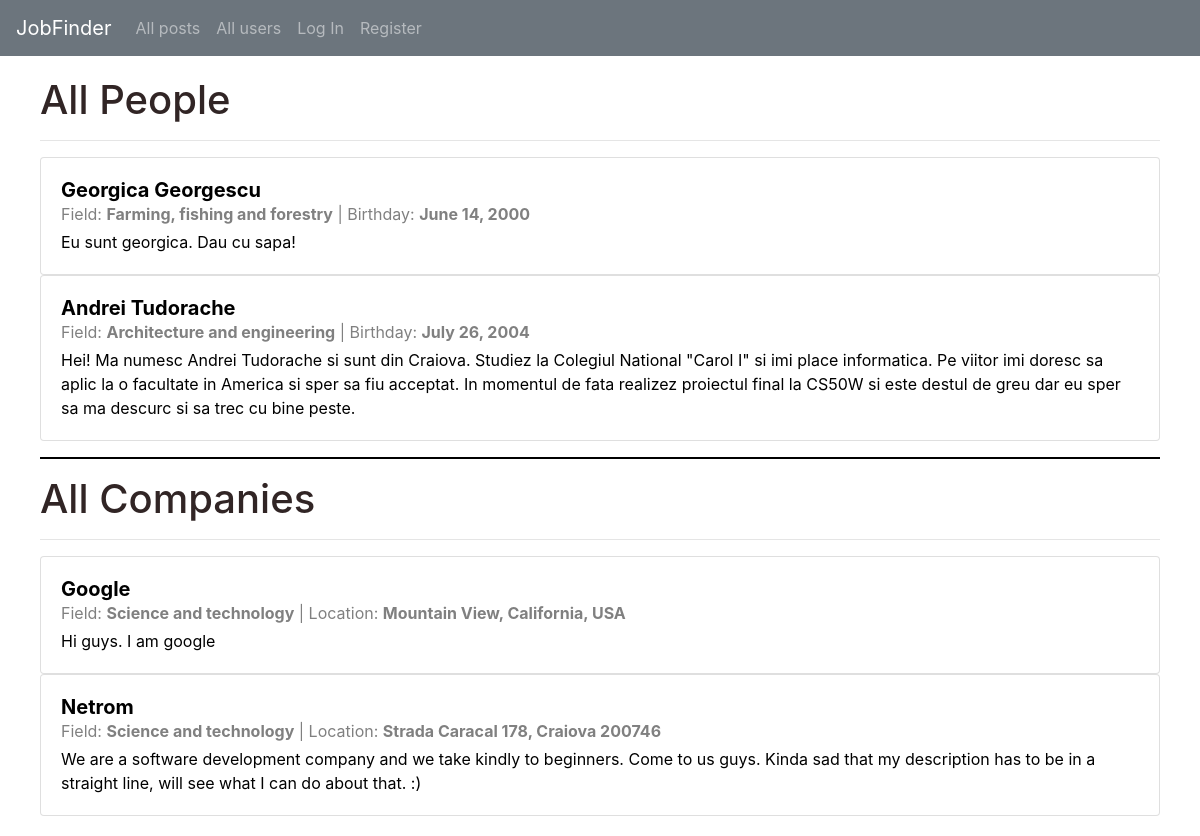
Page /users/all on the earlier database version.
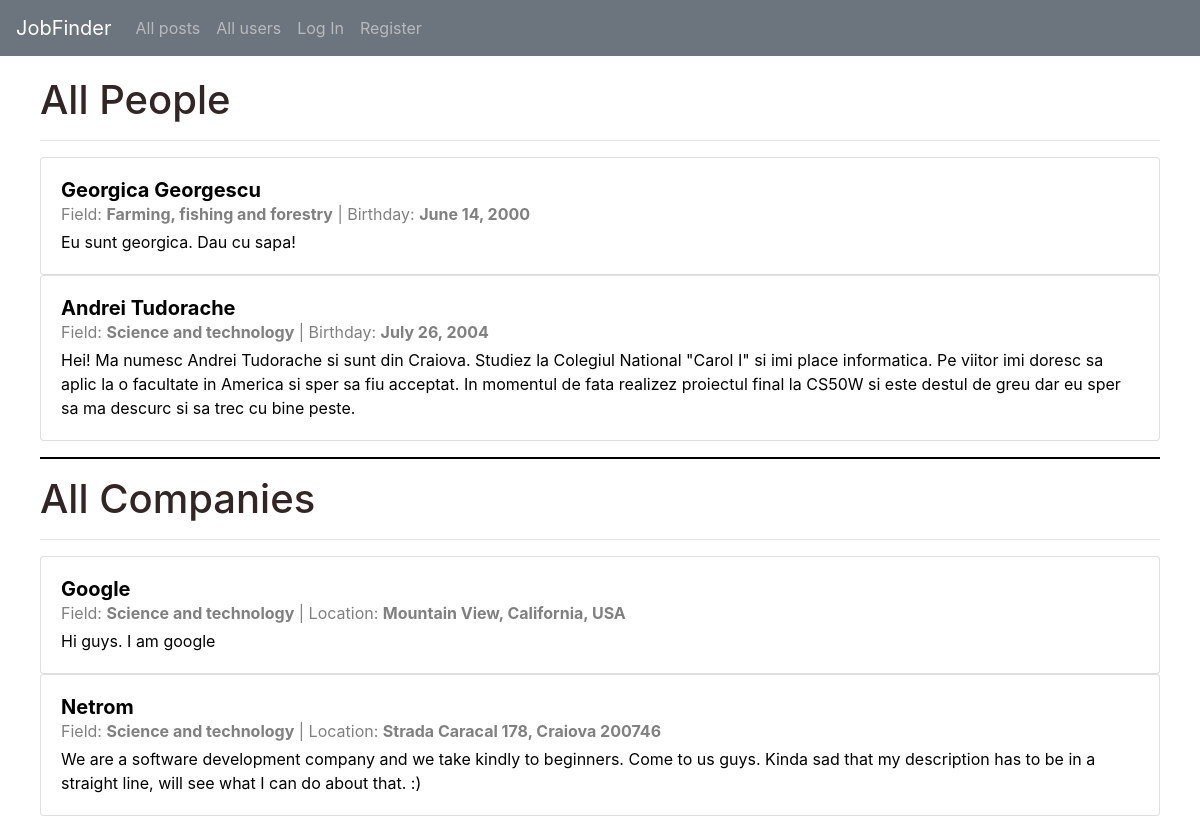
Same page on the later database version.
### JobFinderApp/models.py (models this page shows)
class User(AbstractUser):
    description = models.CharField(max_length=500, blank=True, null=True)
    birth_date = models.DateField(blank=True, null=True)
    field = models.CharField(max_length=500, blank=True, null=True)
    is_company = models.BooleanField(default=False)
    location = models.CharField(max_length=100, blank=True, null=True)
    link_to_location = models.CharField(max_length=200, blank=True, null=True)
    class Meta:
        ordering = ['-id']

### JobFinderApp/views.py (the view)
# urls.py: path("users/<field>", views.users, name="users"),
def users(request, field):
    if field != "all":
        return render(request, "JobFinderApp/users.html", {
            'title': field,
            'people': User.objects.filter(field = field, is_company = False),
            'companies': User.objects.filter(field = field, is_company = True)
        })
    else:
        return render(request, "JobFinderApp/users.html", {
            'title': field,
            'people': User.objects.filter(is_company = False),
            'companies': User.objects.filter(is_company = True)
        })

### JobFinderApp/templates/JobFinderApp/users.html (shortened to what this page needs)
{% extends "JobFinderApp/layout.html" %}
{% block body %}
    <div class="container-fluid" style="padding: 20px 40px">
        <h1 style="color:rgb(49, 37, 37);">
            {% if title != "all" %}
                People in the field of: {{ title }}
            {% else %}
                All People
            {% endif %}
        </h1>
        <hr>
        {% for person in people %}
            <a href="{% url 'profile' person.username %}" style="text-decoration: none; color: black;">
            <div id="{{ person.id }}" class="card post">
                <div class="card-body pb-1">
                    <h5 class="card-title mb-0"><strong>{{ person.first_name }} {{ person.last_name }}</strong></h5>
                    <span style="color: grey;">Field: <strong>{{ person.field }}</strong> | Birthday: <strong>{{ person.birth_date }}</strong></span>
                    <p class="mt-1">{{ person.description }}</p>
                </div>
            </div>
            </a>
        {% endfor %}
        <hr style="border-color: black; border-width: 2px;">
        <h1 style="color:rgb(49, 37, 37);">
            {% if title != "all" %}
                Companies in the field of: {{ title }}
            {% else %}
                All Companies
            {% endif %}
        </h1>
        <hr>
        {% for company in companies %}
            <a href="{% url 'profile' company.username %}" style="text-decoration: none; color: black;">
            <div class="card post">
                <div class="card-body pb-1">
                    <h5 class="card-title mb-0"><strong>{{ company.username }}</strong></h5>
                    <span style="color: grey;">Field: <strong>{{ company.field }}</strong> | Location: <strong>{{ company.location }}</strong></span>
                    <p class="mt-1">{{ company.description }}</p>
                </div>
            </div>
            </a>
        {% endfor %}
    </div>
{% endblock %}

Differences in the rows shown:
changed User "Andrei": field "Architecture and engineering" → "Science and technology"
